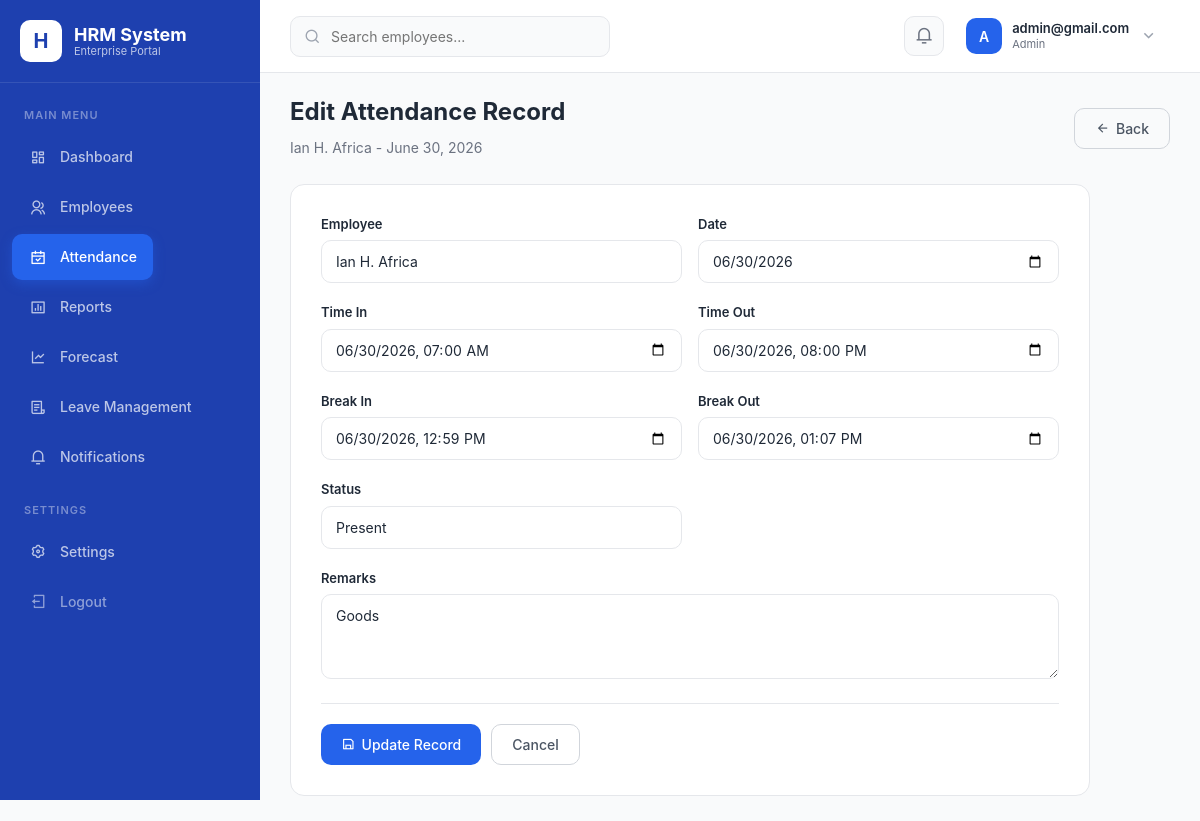
Page /attendance/1/edit/ (signed in) on the committed database.
### core/models.py (models this page shows, shortened)
class Attendance(models.Model):
    ATTENDANCE_STATUS = [
        ('Present', 'Present'),
        ('Late', 'Late'),
        ('Absent', 'Absent'),
        ('On Leave', 'On Leave'),
        ('Holiday', 'Holiday'),
    ]
    employee = models.CharField(max_length=100, blank=True, null=True)
    date = models.DateField()
    time_in = models.DateTimeField(null=True, blank=True)
    time_out = models.DateTimeField(null=True, blank=True)
    break_in = models.DateTimeField(null=True, blank=True)
    break_out = models.DateTimeField(null=True, blank=True)
    status = models.CharField(max_length=20, choices=ATTENDANCE_STATUS, default='Present')
    late_minutes = models.IntegerField(default=0)
    overtime_hours = models.DecimalField(max_digits=5, decimal_places=2, default=0)
    total_working_hours = models.DecimalField(max_digits=5, decimal_places=2, default=0)
    remarks = models.TextField(blank=True, null=True)
    created_at = models.DateTimeField(auto_now_add=True)
    updated_at = models.DateTimeField(auto_now=True)
    class Meta:
        ordering = ['-date', 'employee']
        unique_together = ['employee', 'date']

### core/views/attendance_views.py (the view)
# urls.py: path('attendance/<int:pk>/edit/', attendance_views.attendance_edit, name='attendance_edit'),
@login_required
@hr_staff_required
def attendance_edit(request, pk):
    attendance = get_object_or_404(Attendance, pk=pk)
    if request.method == 'POST':
        form = AttendanceForm(request.POST, instance=attendance)
        if form.is_valid():
            form.save()
            messages.success(request, "Attendance record updated successfully!")
            return redirect('attendance_list')
        else:
            messages.error(request, "Please correct the errors below.")
    else:
        form = AttendanceForm(instance=attendance)
    return render(request, 'attendance/edit.html', {'form': form, 'attendance': attendance})

### core/forms.py
class AttendanceForm(forms.ModelForm):
    class Meta:
        model = Attendance
        fields = ['employee', 'date', 'time_in', 'time_out', 'break_in', 'break_out', 'status', 'remarks']
        widgets = {
            'employee': forms.TextInput(attrs={'class': 'form-control'}),
            'date': forms.DateInput(attrs={'type': 'date', 'class': 'form-control'}),
            'time_in': forms.DateTimeInput(attrs={'type': 'datetime-local', 'class': 'form-control'}),
            'time_out': forms.DateTimeInput(attrs={'type': 'datetime-local', 'class': 'form-control'}),
            'break_in': forms.DateTimeInput(attrs={'type': 'datetime-local', 'class': 'form-control'}),
            'break_out': forms.DateTimeInput(attrs={'type': 'datetime-local', 'class': 'form-control'}),
            'status': forms.Select(attrs={'class': 'form-select'}),
            'remarks': forms.Textarea(attrs={'class': 'form-control', 'rows': 3}),
        }

### core/context_processors.py (called while the page is built, shortened)
def notification_count(request):
    if request.user.is_authenticated:
        unread_count = Notification.objects.filter(
            recipient=request.user, is_read=False
        ).count()
        recent_notifications = Notification.objects.filter(
            recipient=request.user
        )[:5]
        user_role = get_user_role(request.user)
        return {
            'unread_notifications': unread_count,
            'recent_notifications': recent_notifications,
            'user_role': user_role,
            'user_role_display': ROLE_DISPLAY.get(user_role, 'Employee'),
        }

### templates/attendance/edit.html (shortened to what this page needs)
{% extends 'base.html' %}
{% load static %}
{% block content %}
<div class="page-header">
    <div class="page-title">
        <h2>Edit Attendance Record</h2>
        <small>{{ attendance.employee|default:"--" }} - {{ attendance.date }}</small>
    </div>
    <a href="{% url 'attendance_list' %}" class="btn btn-outline"><i class="ri-arrow-left-line"></i> Back</a>
</div>
<div class="form-container fade-in">
    <form method="POST">
        <div class="form-row">
            <div class="form-group"><label>Employee</label>{{ form.employee }}</div>
            <div class="form-group"><label>Date</label>{{ form.date }}</div>
        </div>
        <div class="form-row">
            <div class="form-group"><label>Time In</label>{{ form.time_in }}</div>
            <div class="form-group"><label>Time Out</label>{{ form.time_out }}</div>
        </div>
        <div class="form-row">
            <div class="form-group"><label>Break In</label>{{ form.break_in }}</div>
            <div class="form-group"><label>Break Out</label>{{ form.break_out }}</div>
        </div>
        <div class="form-row">
            <div class="form-group"><label>Status</label>{{ form.status }}</div>
        </div>
        <div class="form-group"><label>Remarks</label>{{ form.remarks }}</div>
        <div class="form-actions">
            <button type="submit" class="btn btn-primary"><i class="ri-save-line"></i> Update Record</button>
            <a href="{% url 'attendance_list' %}" class="btn btn-outline">Cancel</a>
        </div>
    </form>
</div>
{% endblock %}

### templates/navbar.html (shortened to what this page needs)
{% load static %}
<nav class="top-navbar">
    <div class="navbar-left">
        <div class="search-box">
            <i class="ri-search-line"></i>
            <form method="GET" action="{% url 'employee_list' %}" style="display:inline;">
                <input type="text" name="search" placeholder="Search employees..." value="{{ search_query|default:'' }}">
            </form>
        </div>
    </div>
    <div class="navbar-right">
        <div class="position-relative">
            <button class="nav-icon" id="notificationBtn">
                <i class="ri-notification-3-line"></i>
            </button>
        </div>
        <div class="position-relative">
            <div class="user-dropdown" id="userDropdownBtn">
                <div class="user-avatar">
                    {% with name=user.get_full_name|default:user.username %}
                    {{ name|make_list|first|upper }}
                    {% endwith %}
                </div>
                <div class="user-info">
                    <div class="name">{{ user.get_full_name|default:user.username }}</div>
                    <div class="role">{{ user_role_display|default:"Employee" }}</div>
                </div>
                <i class="ri-arrow-down-s-line" style="color:var(--gray-400);font-size:18px;"></i>
            </div>
        </div>
    </div>
</nav>

### static/css/styles.css (style rules this page uses)
:root { --primary: #2563EB; --primary-dark: #1E40AF; --primary-light: #DBEAFE; --white: #FFFFFF; --dark: #1F2937; --success: #10B981; --warning: #F59E0B; --danger: #EF4444; --gray-50: #F9FAFB; --gray-100: #F3F4F6; --gray-200: #E5E7EB; --gray-300: #D1D5DB; --gray-400: #9CA3AF; --gray-500: #6B7280; --gray-600: #4B5563; --sidebar-width: 260px; }
* { margin: 0; padding: 0; box-sizing: border-box; }
body { font-family: 'Inter', -apple-system, BlinkMacSystemFont, 'Segoe UI', Roboto, sans-serif; background: var(--gray-50); color: var(--dark); overflow-x: hidden; }
a { text-decoration: none; }
.top-navbar { background: var(--white); padding: 12px 30px; display: flex; align-items: center; justify-content: space-between; border-bottom: 1px solid var(--gray-200); position: sticky; top: 0; z-index: 999; }
.top-navbar .navbar-left { display: flex; align-items: center; gap: 20px; }
.top-navbar .search-box { position: relative; }
.top-navbar .search-box input { width: 320px; padding: 9px 16px 9px 40px; border: 1px solid var(--gray-200); border-radius: 10px; font-size: 14px; background: var(--gray-50); transition: all 0.2s; }
.top-navbar .search-box i { position: absolute; left: 14px; top: 50%; transform: translateY(-50%); color: var(--gray-400); }
.top-navbar .navbar-right { display: flex; align-items: center; gap: 16px; }
.top-navbar .nav-icon { position: relative; width: 40px; height: 40px; border-radius: 10px; background: var(--gray-50); border: 1px solid var(--gray-200); display: flex; align-items: center; justify-content: center; color: var(--gray-500); font-size: 18px; cursor: pointer; transition: all 0.2s; }
.top-navbar .user-dropdown { display: flex; align-items: center; gap: 10px; cursor: pointer; padding: 6px 12px 6px 6px; border-radius: 10px; transition: all 0.2s; }
.top-navbar .user-avatar { width: 36px; height: 36px; border-radius: 10px; background: var(--primary); color: white; display: flex; align-items: center; justify-content: center; font-weight: 600; font-size: 14px; }
.top-navbar .user-info { line-height: 1.3; }
.top-navbar .user-info .name { font-size: 13px; font-weight: 600; color: var(--dark); }
.top-navbar .user-info .role { font-size: 11px; color: var(--gray-500); }
.page-header { display: flex; justify-content: space-between; align-items: center; margin-bottom: 25px; flex-wrap: wrap; gap: 12px; }
.page-header h2 { font-size: 24px; font-weight: 700; color: var(--dark); }
.page-header .page-title small { font-size: 14px; color: var(--gray-500); font-weight: 400; }
.btn { display: inline-flex; align-items: center; gap: 6px; padding: 9px 20px; border: none; border-radius: 10px; font-size: 14px; font-weight: 500; cursor: pointer; transition: all 0.2s; text-decoration: none; }
.btn-primary { background: var(--primary); color: var(--white); }
.btn-outline { background: transparent; border: 1px solid var(--gray-300); color: var(--gray-600); }
.form-container { background: var(--white); border-radius: 14px; border: 1px solid var(--gray-200); padding: 30px; max-width: 800px; }
.form-group { margin-bottom: 20px; }
.form-group label { display: block; font-size: 13px; font-weight: 600; color: var(--dark); margin-bottom: 6px; }
.form-control, .form-select { width: 100%; padding: 10px 14px; border: 1px solid var(--gray-200); border-radius: 10px; font-size: 14px; color: var(--dark); background: var(--white); transition: all 0.2s; }
.form-row { display: grid; grid-template-columns: 1fr 1fr; gap: 16px; }
.form-actions { display: flex; gap: 10px; margin-top: 24px; padding-top: 20px; border-top: 1px solid var(--gray-200); }
.fade-in { animation: fadeIn 0.3s ease; }

### rows in the picture
Attendance: employee "Ian H. Africa", date "June 30, 2026", date "06/30/2026", time_in "06/30/2026 07:00", time_out "06/30/2026 20:00", break_in "06/30/2026 12:59", break_out "06/30/2026 13:07", status "Present", remarks "Goods"

### other values in the picture
{{ name|make_list|first|upper }} "A"
{{ user.get_full_name|default:user.username }} "admin@gmail.com"
{{ user_role_display|default:"Employee" }} "Admin"
